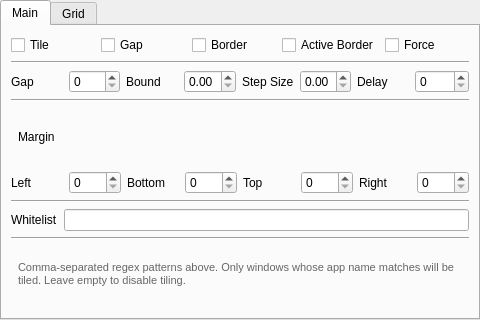
<?xml version="1.0" encoding="UTF-8"?>
<ui version="4.0">
  <class>KWin::GridTilingConfigForm</class>
  <widget class="QWidget" name="KWin::GridTilingConfigForm">
    <property name="minimumSize">
      <size>
        <width>480</width>
        <height>320</height>
      </size>
    </property>
    <property name="windowTitle">
      <string>Grid Tiling</string>
    </property>
    <widget class="QTabWidget" name="main">
      <property name="geometry">
        <rect>
          <x>0</x>
          <y>0</y>
          <width>480</width>
          <height>320</height>
        </rect>
      </property>
      <widget class="QWidget" name="tabMain">
        <attribute name="title">
          <string>Main</string>
        </attribute>
        <layout class="QVBoxLayout" name="layoutMain">
          <item>
            <layout class="QHBoxLayout" name="layoutMainGroup0">
              <property name="spacing">
                <number>6</number>
              </property>
              <item>
                <widget class="QCheckBox" name="kcfg_tile">
                  <property name="text">
                    <string>Tile</string>
                  </property>
                </widget>
              </item>
              <item>
                <widget class="QCheckBox" name="kcfg_gapShow">
                  <property name="text">
                    <string>Gap</string>
                  </property>
                </widget>
              </item>
              <item>
                <widget class="QCheckBox" name="kcfg_border">
                  <property name="text">
                    <string>Border</string>
                  </property>
                </widget>
              </item>
              <item>
                <widget class="QCheckBox" name="kcfg_borderActive">
                  <property name="text">
                    <string>Active Border</string>
                  </property>
                </widget>
              </item>
              <item>
                <widget class="QCheckBox" name="kcfg_force">
                  <property name="text">
                    <string>Force</string>
                  </property>
                </widget>
              </item>
            </layout>
          </item>
          <item>
            <widget class="Line" name="lineMain0">
              <property name="orientation">
                <enum>Qt::Horizontal</enum>
              </property>
            </widget>
          </item>
          <item>
            <layout class="QHBoxLayout" name="layoutMainGroup1">
              <item>
                <widget class="QLabel" name="labelGap">
                  <property name="text">
                    <string>Gap</string>
                  </property>
                </widget>
              </item>
              <item>
                <widget class="QSpinBox" name="kcfg_gapValue" />
              </item>
              <item>
                <widget class="QLabel" name="labelDividerBound">
                  <property name="text">
                    <string>Bound</string>
                  </property>
                </widget>
              </item>
              <item>
                <widget class="QDoubleSpinBox" name="kcfg_dividerBound">
                  <property name="maximum">
                    <double>0.500000000000000</double>
                  </property>
                  <property name="singleStep">
                    <double>0.050000000000000</double>
                  </property>
                </widget>
              </item>
              <item>
                <widget class="QLabel" name="labelDividerStepSize">
                  <property name="text">
                    <string>Step Size</string>
                  </property>
                </widget>
              </item>
              <item>
                <widget class="QDoubleSpinBox" name="kcfg_dividerStep">
                  <property name="maximum">
                    <double>0.500000000000000</double>
                  </property>
                  <property name="singleStep">
                    <double>0.010000000000000</double>
                  </property>
                </widget>
              </item>
              <item>
                <widget class="QLabel" name="labelDelay">
                  <property name="text">
                    <string>Delay</string>
                  </property>
                </widget>
              </item>
              <item>
                <widget class="QSpinBox" name="kcfg_delay">
                  <property name="maximum">
                    <number>9999</number>
                  </property>
                </widget>
              </item>
            </layout>
          </item>
          <item>
            <widget class="Line" name="lineMain1">
              <property name="orientation">
                <enum>Qt::Horizontal</enum>
              </property>
            </widget>
          </item>
          <item>
            <layout class="QHBoxLayout" name="layoutMainGroup2">
              <item>
                <spacer name="marginHeaderSpacerLeft">
                  <property name="orientation">
                    <enum>Qt::Horizontal</enum>
                  </property>
                </spacer>
              </item>
              <item>
                <widget class="QLabel" name="marginHeaderTitle">
                  <property name="layoutDirection">
                    <enum>Qt::LeftToRight</enum>
                  </property>
                  <property name="text">
                    <string>Margin</string>
                  </property>
                </widget>
              </item>
              <item>
                <spacer name="marginHeaderSpacerRight">
                  <property name="orientation">
                    <enum>Qt::Horizontal</enum>
                  </property>
                </spacer>
              </item>
            </layout>
          </item>
          <item>
            <layout class="QHBoxLayout" name="layoutMainGroup3">
              <item>
                <widget class="QLabel" name="labelMarginLeft">
                  <property name="text">
                    <string>Left</string>
                  </property>
                </widget>
              </item>
              <item>
                <widget class="QSpinBox" name="kcfg_marginL" />
              </item>
              <item>
                <widget class="QLabel" name="labelMarginBottom">
                  <property name="text">
                    <string>Bottom</string>
                  </property>
                </widget>
              </item>
              <item>
                <widget class="QSpinBox" name="kcfg_marginB" />
              </item>
              <item>
                <widget class="QLabel" name="labelMarginTop">
                  <property name="text">
                    <string>Top</string>
                  </property>
                </widget>
              </item>
              <item>
                <widget class="QSpinBox" name="kcfg_marginT" />
              </item>
              <item>
                <widget class="QLabel" name="labelMarginRight">
                  <property name="text">
                    <string>Right</string>
                  </property>
                </widget>
              </item>
              <item>
                <widget class="QSpinBox" name="kcfg_marginR" />
              </item>
            </layout>
          </item>
          <item>
            <widget class="Line" name="lineMain2">
              <property name="orientation">
                <enum>Qt::Horizontal</enum>
              </property>
            </widget>
          </item>
          <item>
            <layout class="QHBoxLayout" name="layoutWhitelistName">
              <item>
                <widget class="QLabel" name="labelWhitelistName">
                  <property name="text">
                    <string>Whitelist</string>
                  </property>
                </widget>
              </item>
              <item>
                <widget class="QLineEdit" name="kcfg_whitelist">
                  <property name="text">
                    <string />
                  </property>
                  <property name="toolTip">
                    <string>Comma-separated regex patterns. Only matching windows are tiled. Empty = no tiling. Example: konsole|dolphin,code|vscode</string>
                  </property>
                </widget>
              </item>
            </layout>
          </item>
          <item>
            <widget class="Line" name="lineMain3">
              <property name="orientation">
                <enum>Qt::Horizontal</enum>
              </property>
            </widget>
          </item>
          <item>
                 <widget class="QLabel" name="labelSupportedWindows">
                  <property name="text">
                    <string>Comma-separated regex patterns above. Only windows whose app name matches will be tiled. Leave empty to disable tiling.</string>
                  </property>
              <property name="wordWrap">
                <bool>true</bool>
              </property>
              <property name="styleSheet">
                <string>color: #666; font-size: 11px; padding: 4px;</string>
              </property>
            </widget>
          </item>
          <item>
            <spacer name="spacerMain">
              <property name="orientation">
                <enum>Qt::Vertical</enum>
              </property>
            </spacer>
          </item>
        </layout>
      </widget>
      <widget class="QWidget" name="tabGrid">
        <attribute name="title">
          <string>Grid</string>
        </attribute>
        <layout class="QVBoxLayout" name="layoutGrid">
          <item>
            <widget class="QLineEdit" name="kcfg_monitorInfo" />
          </item>
          <item>
            <layout class="QHBoxLayout" name="layoutGridSize">
              <item>
                <widget class="QLabel" name="labelRows">
                  <property name="text">
                    <string>Rows</string>
                  </property>
                </widget>
              </item>
              <item>
                <widget class="QSpinBox" name="kcfg_rows">
                  <property name="minimum">
                    <number>1</number>
                  </property>
                </widget>
              </item>
              <item>
                <widget class="QLabel" name="labelColumns">
                  <property name="text">
                    <string>Columns</string>
                  </property>
                </widget>
              </item>
              <item>
                <widget class="QSpinBox" name="kcfg_columns">
                  <property name="minimum">
                    <number>1</number>
                  </property>
                </widget>
              </item>
            </layout>
          </item>
          <item>
            <spacer name="spacerGrid">
              <property name="orientation">
                <enum>Qt::Vertical</enum>
              </property>
            </spacer>
          </item>
        </layout>
      </widget>
    </widget>
  </widget>
  <resources />
  <connections />
</ui>
